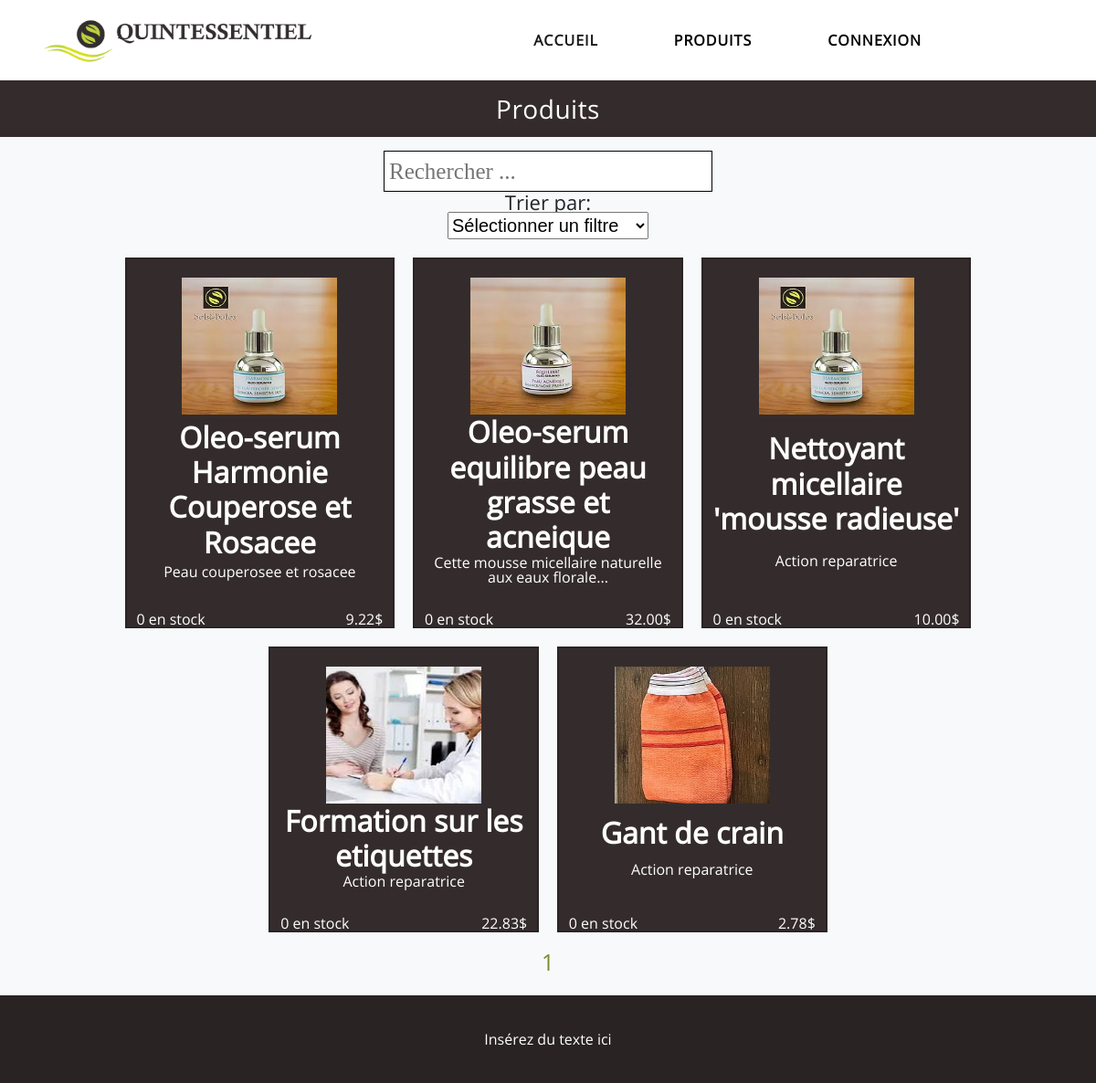
Page /Catalog.php on the committed database.
### tables this page shows
CREATE TABLE product (
	id_product INT NOT NULL AUTO_INCREMENT,
	name VARCHAR(128) NOT NULL,
	is_sellable BOOLEAN NOT NULL DEFAULT 0,
	description TEXT,
	price DECIMAL(7,2) NOT NULL DEFAULT 0.00,
	quantity INT NOT NULL DEFAULT 0,
	image_path VARCHAR(255),
	PRIMARY KEY (id_product)
);

### phpScripts/Product/MgrProduct.php (called while the page is built, shortened)
<?php
include_once "Product.php";
require_once __DIR__ . '/../QueryEngine.php';
class MgrProduct
{
    private $products;
    private $mgrCategory;
    public function __construct()
    {
        $this->mgrCategory = new MgrCategory();
        $this->products = array();
    }
    public function getAllSellables($filter = null)
    {
        $queryEngine = new QueryEngine();
        $query = "SELECT * FROM Product WHERE is_sellable = 1";
        $resultSet = $queryEngine->executeQuery($query);
        if (!$resultSet) {
            echo "Error while trying to load all products";
        } else {
            $this->resultToArray($resultSet);
        }
    }
    private function resultToArray($resultSet)
    {
        $this->products = array();
        foreach ($resultSet->fetchAll(\PDO::FETCH_NUM) as $result) {
            $categories = $this->getProductCategoriesArray($result[0]);
            $product = new Product(
                $result[1],
                $categories,
                $result[2],
                $result[4],
                $result[3],
                $result[5],
                $result[6]
            );
            $product->setId($result[0]);
            array_push($this->products, $product);
        }
    }
    public function getProductCategoriesArray($productId)
    {
		$this->mgrCategory->getProductCategories($productId);
		$categories = $this->mgrCategory->getCategories();
		return $categories;
    }
    public function getProduct()
    {
        return $this->products;
    }
}
?>

### phpScripts/Product/Product.php (called while the page is built, shortened)
<?php
class Product implements JsonSerializable
{
    private $id;
    private $name;
    private $price;
    private $description;
    private $quantity;
    private $imagePath;
    public function __construct($name, $categories, $isSellable, $price, $description, $quantity, $imagePath, $volumeUsed = 0)
    {
        $this->name = $name;
        $this->price = $price;
        $this->description = $description;
        $this->quantity = $quantity;
        $this->imagePath = $imagePath;
    }
    public function getId()
    {
        return $this->id;
    }
    public function setId($id)
    {
        $this->id = $id;
        return $this;
    }
    public function getName()
    {
        return $this->name;
    }
    public function getPrice()
    {
        return $this->price;
    }
    public function getDescription()
    {
        return $this->description;
    }
    public function getQuantity()
    {
        return $this->quantity;
    }
    public function getImagePath()
    {
        return $this->imagePath;
    }
}

### phpScripts/QueryEngine.php (called while the page is built, shortened)
<?php
class QueryEngine
{
    private $db;
    public function __construct()
    {
        $this->db = new MgrDbConnection("quintessentieldb", "root", "", true);
    }
    public function executeQuery($queryString, $parametersMap=[])
    {
        $conn = $this->db->getDbConn();
        $query = $queryString;
        $loading = $conn->prepare($query);
        foreach ($parametersMap as $key => $value) {
            $loading->bindValue($key, $value);
        }
        try {
            if (!$loading->execute()) {
                throw new Exception("Error");
            } else {
                return $loading;
            }
        } catch (Exception $e) {
            return false;
        }
    }
}

### phpScripts/Product/CtrlProduct.php (the view, shortened to what this page needs)
<?php
include_once "MgrProduct.php";
class CtrlProduct
{
    private $mgrProduct;
    private $pageNumber;
    private $itemPerPage;
    public function __construct()
    {
        $this->mgrProduct = new MgrProduct();
        $this->pageNumber = 0;
        $this->itemPerPage = 10;
    }
    public function loadAllSellables($filter = null)
    {
        $this->pageNumber = 0;
        $productList = $this->getMgrProduct()->getAllSellables($filter);
        $this->displayProducts();
    }
    private function displayProducts()
    {
        $products = $this->getMgrProduct()->getProduct();
        $from = $this->getItemPerPage() * $this->getPageNumber();
        $to = (sizeof($products) - $from >= $this->getItemPerPage() ? $from + $this->getItemPerPage() : sizeof($products));
        $maxNumberOfPage = round(sizeof($products) / $this->getItemPerPage());
        $html = "";
        if(!empty($products)) {
            for ($i = $from; $i < $to; $i++) {
                $description = str_split($products[$i]->getDescription(),50);
                $dots = (sizeof($description) > 1 ? "..." : "");
                $description = (!empty($description) ? $description[0] : $description);
                $html .= "<a class='product' href='Item.php?productId=".$products[$i]->getId()."' title='plus d info'>";
                $html .= "<img src='images/imgProducts/" . $products[$i]->getImagePath() . "' alt='".$products[$i]->getName()."'/>";
                $html .= "<h2>" . $products[$i]->getName() . "</h2>";
                $html .= "<p>" .  $description . $dots ."</p>";
                $html .= "<p class='bottom-text'><span class='stock'>" . $products[$i]->getQuantity() . " en stock</span>";
                $html .= "<span class='prix'>" . $products[$i]->getPrice() . "$</span></p>";
                $html .= "</a>";
            }
        } else {
            $html .= "<p>Aucun item ne correspond!</p>";
        }
        $html .= $this->generatePageButton($maxNumberOfPage);
        echo $html;
    }
    private function generatePageButton($maxNumberOfPage)
    {
        $html = "<div class='link-page-box'>";
        for ($j = 0; $j < $maxNumberOfPage; $j++) {
            if ($this->getPageNumber() == $j) {
                $html .= "<a href='#' title='autre page' style='color:#7c8c34;' onclick='changePage(" . $j . ");return false'>" . ($j + 1) . "</a>";
            } else {
                $html .= "<a href='#' title='autre page' onclick='changePage(" . $j . ");return false'>" . ($j + 1) . "</a>";
            }
        }
        $html .= "</div>";
        return $html;
    }
    public function getMgrProduct()
    {
        return $this->mgrProduct;
    }
    public function getItemPerPage()
    {
        return $this->itemPerPage;
    }
    public function getPageNumber()
    {
        return $this->pageNumber;
    }
}

### css/style_index.css (style rules this page uses)
html, body, div, span, applet, object, iframe, h1, h2, h3, h4, h5, h6, p, blockquote, pre, a, abbr, acronym, address, big, cite, code, del, dfn, em, img, ins, kbd, q, s, samp, small, strike, strong, sub, sup, tt, var, b, u, i, center, dl, dt, dd, ol, ul, li, fieldset, form, label, legend, table, caption, tbody, tfoot, thead, tr, th, td, article, aside, canvas, details, embed, figure, figcaption, footer, header, hgroup, menu, nav, output, ruby, section, summary, time, mark, audio, video { margin: 0; padding: 0; border: 0; vertical-align: baseline; }
article, aside, details, figcaption, figure, footer, header, hgroup, menu, nav, section { display: block; }
body { line-height: 1; }
ol, ul { list-style: none; }
* { box-sizing: border-box; }
body { font-family: 'OpenSans', Arial, Helvetica, sans-serif; padding:0; overflow-x: hidden; }
.panel-header h1,h2,h3,h4,h5,h6 { text-align:center; padding: 0; margin: 0; font-weight: bold; }
img { max-width: 100%; height: auto; }
.img-logo-nav { width: 350px; max-width: 100%; height: auto; display: block; margin: 5px 30px; }
.navbar-light { background-color: #fff !important; }
.navbar-nav { margin-right: 100px; padding:0; }
.navbar-light .navbar-nav .nav-link { margin-right: 50px; }
.navbar-light .navbar-nav .nav-link { padding-right: 25px; color: #000; text-transform: uppercase; letter-spacing: 1px; font-weight: 600; }
.product-section .product { display: flex; flex-direction: column; justify-content: space-between; text-align: center; width:25%; padding-top:20px; margin-top:20px; margin-right:10px; margin-left:10px; padding-right:1%; padding-left: 1%; border:2px solid #292323; box-sizing: content-box; transition-duration: 1s; text-decoration: none; background-color: #342c2c; color: white; }
.product-section .product h2 { word-wrap: break-word; }
.product-section .product img { flex-direction: row; align-self: center; width:170px; height:150px; }
.product-section .bottom-text { display: flex; flex-direction: row; justify-content: space-between; width:100%; margin-top:30px; }
.link-page-box { display: block; width:100%; text-align: center; padding-top:20px; }
.link-page-box a { margin-right:5px; margin-left:5px; font-size:25px; color:#bcd13f; }

### rows in the picture
product: image_path (picture), name "Oleo-serum Harmonie Couperose et Rosacee", description "Peau couperosee et rosacee", quantity "0", price "9.22"
product: image_path (picture), name "Oleo-serum equilibre peau grasse et acneique", description "Cette mousse micellaire naturelle aux eaux florale", description "...", quantity "0", price "32.00"
product: image_path (picture), name "Nettoyant micellaire 'mousse radieuse'", description "Action reparatrice", quantity "0", price "10.00"
product: image_path (picture), name "Formation sur les etiquettes", description "Action reparatrice", quantity "0", price "22.83"
product: image_path (picture), name "Gant de crain", description "Action reparatrice", quantity "0", price "2.78"
